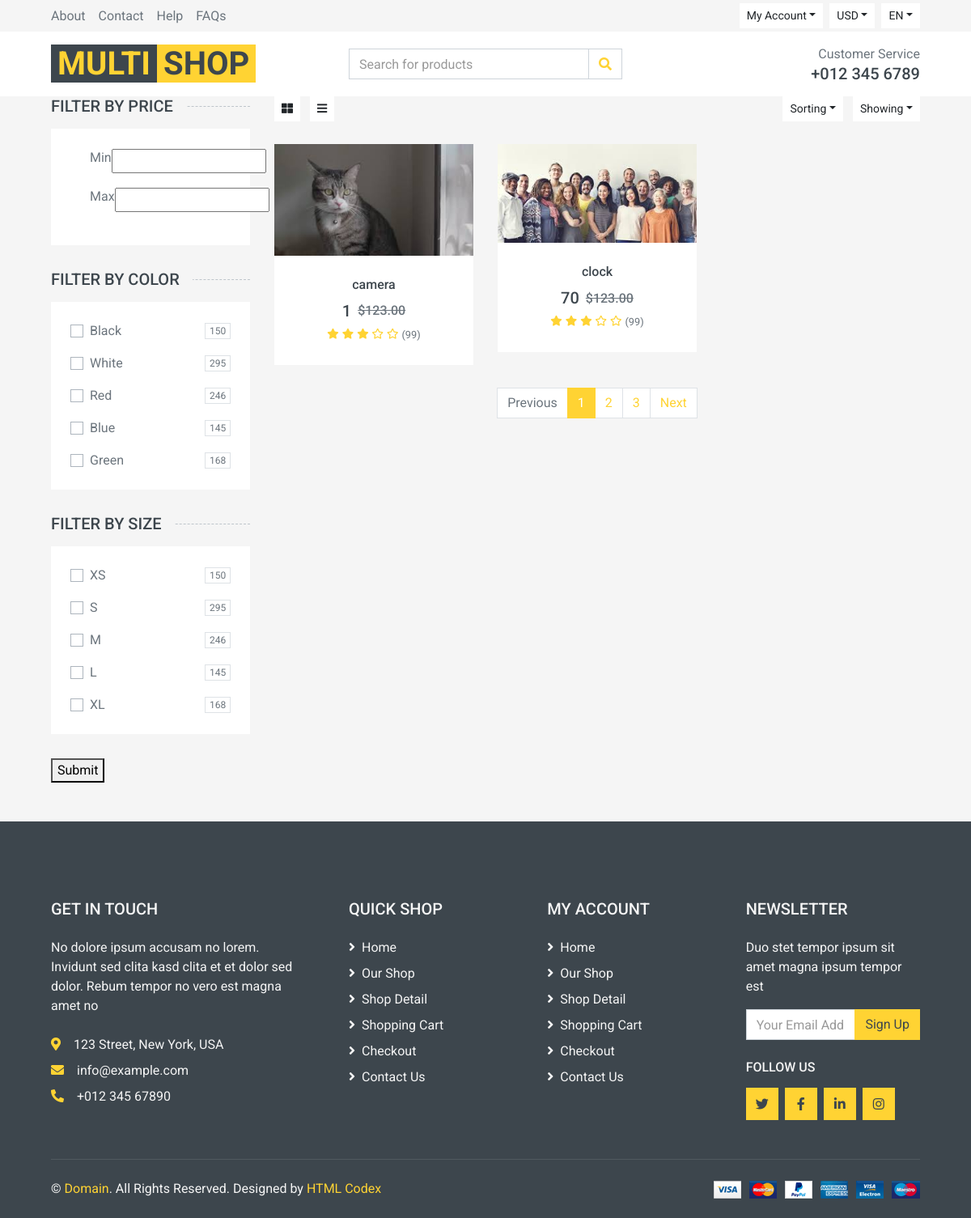
Screenshot of /products/list with the database file from the repository.
### product/models.py (models this page shows)
class Product(models.Model):
    category = models.ManyToManyField(Category,blank=True,null=True)
    title = models.CharField(max_length=100)
    description = models.CharField(max_length=200)
    price = models.IntegerField()
    discount = models.SmallIntegerField()
    image = models.ImageField(upload_to="products")
    size = models.ManyToManyField(Size, blank=True, null=True, related_name="products")
    color = models.ManyToManyField(Color, related_name="products")
    def __str__(self):
        return self.title

### product/views.py (the view)
# urls.py: path("list",views.ProductListview.as_view(),name="product_list"),
class ProductListview(ListView):
    template_name = "product/product_list.html"
    queryset = Product.objects.all()
    def get_context_data(self, **kwargs):
        request=self.request
        color = request.GET.getlist("color")
        size = request.GET.getlist("size")
        min_price = request.GET.get("min_price")
        max_price = request.GET.get("max_price")
        queryset = Product.objects.all()
        if color:
            queryset=queryset.filter(color__title__in=color).distinct()
        if size:
            queryset = queryset.filter(size__title__in=size).distinct()
        if min_price and max_price:
            queryset = queryset.filter(price__lte=max_price,price__gte=min_price).distinct()
        context = super(ProductListview, self).get_context_data()
        context["object_list"] = queryset
        print(queryset)
        return context

### product/templates/product/product_list.html (shortened to what this page needs)
{% extends "base.html" %}
{% load static %}
{% block content %}
    <div class="container-fluid">
        <div class="row px-xl-5">
            <div class="col-lg-3 col-md-4">
                <form>
                <h5 class="section-title position-relative text-uppercase mb-3"><span class="bg-secondary pr-3">Filter by price</span></h5>
                <div class="bg-light p-4 mb-30">
                        <div class="custom-control  d-flex align-items-center justify-content-between mb-3">
                           <label class="custom" for="price-all">Min</label>
                            <input type="number" name="min_price" id="price-all">
                        </div>
                         <div class="custom-control  d-flex align-items-center justify-content-between mb-3">
                           <label class="custom" for="price-all">Max</label>
                            <input type="number" name="max_price"  id="price-all">
                        </div>
                </div>
                <h5 class="section-title position-relative text-uppercase mb-3"><span class="bg-secondary pr-3">Filter by color</span></h5>
                <div class="bg-light p-4 mb-30">
                        <div class="custom-control custom-checkbox d-flex align-items-center justify-content-between mb-3">
                            <label class="custom-control-label" for="color-1">Black</label>
                            <span class="badge border font-weight-normal">150</span>
                        </div>
                        <div class="custom-control custom-checkbox d-flex align-items-center justify-content-between mb-3">
                            <label class="custom-control-label" for="color-2">White</label>
                            <span class="badge border font-weight-normal">295</span>
                        </div>
                        <div class="custom-control custom-checkbox d-flex align-items-center justify-content-between mb-3">
                            <label class="custom-control-label" for="color-3">Red</label>
                            <span class="badge border font-weight-normal">246</span>
                        </div>
                        <div class="custom-control custom-checkbox d-flex align-items-center justify-content-between mb-3">
                            <label class="custom-control-label" for="color-4">Blue</label>
                            <span class="badge border font-weight-normal">145</span>
                        </div>
                        <div class="custom-control custom-checkbox d-flex align-items-center justify-content-between">
                            <label class="custom-control-label" for="color-5">Green</label>
                            <span class="badge border font-weight-normal">168</span>
                        </div>
                </div>
                <h5 class="section-title position-relative text-uppercase mb-3"><span class="bg-secondary pr-3">Filter by size</span></h5>
                <div class="bg-light p-4 mb-30">
                        <div class="custom-control custom-checkbox d-flex align-items-center justify-content-between mb-3">
                            <label class="custom-control-label" for="size-1">XS</label>
                            <span class="badge border font-weight-normal">150</span>
                        </div>
                        <div class="custom-control custom-checkbox d-flex align-items-center justify-content-between mb-3">
                            <label class="custom-control-label" for="size-2">S</label>
                            <span class="badge border font-weight-normal">295</span>
                        </div>
                        <div class="custom-control custom-checkbox d-flex align-items-center justify-content-between mb-3">
                            <label class="custom-control-label" for="size-3">M</label>
                            <span class="badge border font-weight-normal">246</span>
                        </div>
                        <div class="custom-control custom-checkbox d-flex align-items-center justify-content-between mb-3">
                            <label class="custom-control-label" for="size-4">L</label>
                            <span class="badge border font-weight-normal">145</span>
                        </div>
                        <div class="custom-control custom-checkbox d-flex align-items-center justify-content-between">
                            <label class="custom-control-label" for="size-5">XL</label>
                            <span class="badge border font-weight-normal">168</span>
                        </div>
                </div>
                    <button type="submit"><a>Submit</a></button>
                </form>
            </div>
            <div class="col-lg-9 col-md-8">
                <div class="row pb-3">
                    <div class="col-12 pb-1">
                        <div class="d-flex align-items-center justify-content-between mb-4">
                            <div>
                                <button class="btn btn-sm btn-light"><i class="fa fa-th-large"></i></button>
                                <button class="btn btn-sm btn-light ml-2"><i class="fa fa-bars"></i></button>
                            </div>
                            <div class="ml-2">
                                <div class="btn-group">
                                    <button type="button" class="btn btn-sm btn-light dropdown-toggle" data-toggle="dropdown">Sorting</button>
                                </div>
                                <div class="btn-group ml-2">
                                    <button type="button" class="btn btn-sm btn-light dropdown-toggle" data-toggle="dropdown">Showing</button>
                                </div>
                            </div>
                        </div>
                    </div>
                    {% for product in object_list %}
                    <div class="col-lg-4 col-md-6 col-sm-6 pb-1">
                        <div class="product-item bg-light mb-4">
                            <div class="product-img position-relative overflow-hidden">
                                <img class="img-fluid w-100" src="{{ product.image.url }}" alt="">
                                <div class="product-action">
                                </div>
                            </div>
                            <div class="text-center py-4">
                                <a class="h6 text-decoration-none text-truncate" href="">{{ product.title }}</a>
                                <div class="d-flex align-items-center justify-content-center mt-2">
                                    <h5>{{product.price}}</h5><h6 class="text-muted ml-2"><del>$123.00</del></h6>
                                </div>
                                <div class="d-flex align-items-center justify-content-center mb-1">
                                    <small class="fa fa-star text-primary mr-1"></small>
                                    <small class="fa fa-star text-primary mr-1"></small>
                                    <small class="fa fa-star text-primary mr-1"></small>
                                    <small class="far fa-star text-primary mr-1"></small>
                                    <small class="far fa-star text-primary mr-1"></small>
                                    <small>(99)</small>
                                </div>
                            </div>
                        </div>
                    </div>
                    {% endfor %}
                    <div class="col-12">
                        <nav>
                          <ul class="pagination justify-content-center">
                            <li class="page-item disabled"><a class="page-link" href="#">Previous</a></li>
                            <li class="page-item active"><a class="page-link" href="#">1</a></li>
                            <li class="page-item"><a class="page-link" href="#">2</a></li>
                            <li class="page-item"><a class="page-link" href="#">3</a></li>
                            <li class="page-item"><a class="page-link" href="#">Next</a></li>
                          </ul>
                        </nav>
                    </div>
                </div>
            </div>
        </div>
    </div>
{% endblock %}

### rows the page displays
Product: image (picture), title "camera", price "1"
Product: image (picture), title "clock", price "70"
